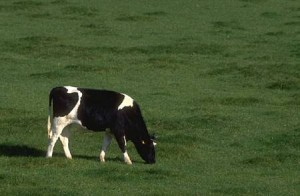
#> input picture Lab5/cow.jpg, 300 x 196 px
$ jupyter execute 24520053_BTH5.ipynb
#> lines starting #> are read from the running program, lines starting #| are printed output that depends on the picture; after the words box and inside, x2 and y2 are one past the last pixel; in counts of white or black regions, pixels touching at a corner belong together
### Lab5/GaussianMixtureModel.py
# gmm_model.py
import numpy as np


def multivariate_normal_pdf(X, mean, cov):
    D = X.shape[1]
    cov = cov + 1e-6 * np.eye(D)  # Tránh ma trận hiệp biến bị suy biến
    det = np.linalg.det(cov)
    inv = np.linalg.inv(cov)
    diff = X - mean
    exponent = -0.5 * np.sum(diff @ inv * diff, axis=1)
    return (1.0 / np.sqrt(((2 * np.pi) ** D) * det)) * np.exp(exponent)


class GaussianMixtureModel:

    def __init__(self, K, max_iters=100, tol=1e-4):
        self.K = K
        self.max_iters = max_iters
        self.tol = tol

    def fit(self, X):
        N, D = X.shape
        self.weights = np.ones(self.K) / self.K
        self.means = X[np.random.choice(N, self.K, replace=False)]
        self.covariances = np.array([np.eye(D) for _ in range(self.K)])

        old_log_likelihood = 0

        for i in range(self.max_iters):
            # E-step
            responsibilities = np.zeros((N, self.K))
            for k in range(self.K):
                responsibilities[:, k] = self.weights[
                    k] * multivariate_normal_pdf(
                        X, self.means[k], self.covariances[k])

            sum_resp = np.sum(responsibilities, axis=1, keepdims=True)
            sum_resp = np.where(sum_resp == 0, 1e-15, sum_resp)
            responsibilities /= sum_resp

            # M-step
            N_k = np.sum(responsibilities, axis=0)

            for k in range(self.K):
                if N_k[k] == 0:
                    continue
                self.means[k] = (
                    np.sum(responsibilities[:, k:k + 1] * X, axis=0) / N_k[k])
                diff = X - self.means[k]
                self.covariances[k] = (
                    diff.T @ (responsibilities[:, k:k + 1] * diff) / N_k[k])

            self.weights = N_k / N

            log_likelihood = np.sum(np.log(sum_resp))
            if np.abs(log_likelihood - old_log_likelihood) < self.tol:
                print(f"GMM hội tụ tại vòng lặp thứ: {i}")
                break
            old_log_likelihood = log_likelihood

    def predict(self, X):
        N = X.shape[0]
        responsibilities = np.zeros((N, self.K))
        for k in range(self.K):
            responsibilities[:, k] = self.weights[
                k] * multivariate_normal_pdf(X, self.means[k],
                                             self.covariances[k])
        return np.argmax(responsibilities, axis=1)

### Lab5/24520053_BTH5.ipynb
# Bài 1:

[cell 1]
import matplotlib.pyplot as plt
import numpy as np

np.random.seed(42)
n_samples = 200

mu1 = np.array([2, 2])
mu2 = np.array([8, 3])
mu3 = np.array([3, 6])
sigma = np.eye(2)

cluster1 = np.random.multivariate_normal(mu1, sigma, n_samples)
cluster2 = np.random.multivariate_normal(mu2, sigma, n_samples)
cluster3 = np.random.multivariate_normal(mu3, sigma, n_samples)

X = np.vstack((cluster1, cluster2, cluster3))


# K-means với thuật toán EM
def kmeans_em(X, K=3, max_iters=100):
    # Khởi tạo ngẫu nhiên K tâm cụm từ tập dữ liệu X
#> called with X = array of shape (600, 2), K = 3, max_iters = 100
    random_indices = np.random.choice(X.shape[0], K, replace=False)
    centroids = X[random_indices]

    for i in range(max_iters):
        #Gán nhãn cho mỗi điểm dữ liệu dựa trên khoảng cách đến các tâm cụm
        distances = np.linalg.norm(X[:, np.newaxis] - centroids, axis=2)
        labels = np.argmin(distances, axis=1)

        #Cập nhật các tâm cụm bằng cách tính trung bình của các điểm dữ liệu thuộc về mỗi cụm
        new_centroids = np.zeros_like(centroids)
        for k in range(K):
            points_in_cluster = X[labels == k]
            if len(points_in_cluster) > 0:
                new_centroids[k] = points_in_cluster.mean(axis=0)
            else:
                new_centroids[k] = X[np.random.choice(X.shape[0])]

        #Kiểm tra điều kiện hội tụ sớm
        if np.allclose(centroids, new_centroids, atol=1e-4):
            print(f"Thuật toán hội tụ tại vòng lặp thứ: {i}")
            break

        centroids = new_centroids

    return centroids, labels


# Thực thi thuật toán
centroids, labels = kmeans_em(X, K=3)
print("Các tâm cụm tìm được:\n", centroids)


#Trực quan hóa kết quả phân cụm
plt.figure(figsize=(10, 6))

plt.scatter(
    X[:, 0], X[:, 1], c=labels, cmap="viridis", s=30, alpha=0.8, label="Data points"
)

# Vẽ các tâm cụm tìm được bởi K-means
plt.scatter(
    centroids[:, 0],
    centroids[:, 1],
    c="red",
    marker=".",
    s=200,
    edgecolors="black",
    linewidths=1.5,
    label="K-means Centroids",
)

# Hiển thị nhãn tọa độ của các centroid tìm được
for i, centroid in enumerate(centroids):
    plt.text(
        centroid[0] + 0.15,
        centroid[1] + 0.15,
        f"({centroid[0]:.2f}, {centroid[1]:.2f})",
        fontsize=11,
        fontweight="bold",
        bbox=dict(facecolor="white", alpha=0.7, edgecolor="none"),
    )

plt.xlabel("X-axis")
plt.ylabel("Y-axis")
plt.legend(loc="upper right")
plt.grid(True, linestyle="--", alpha=0.5)
plt.show()
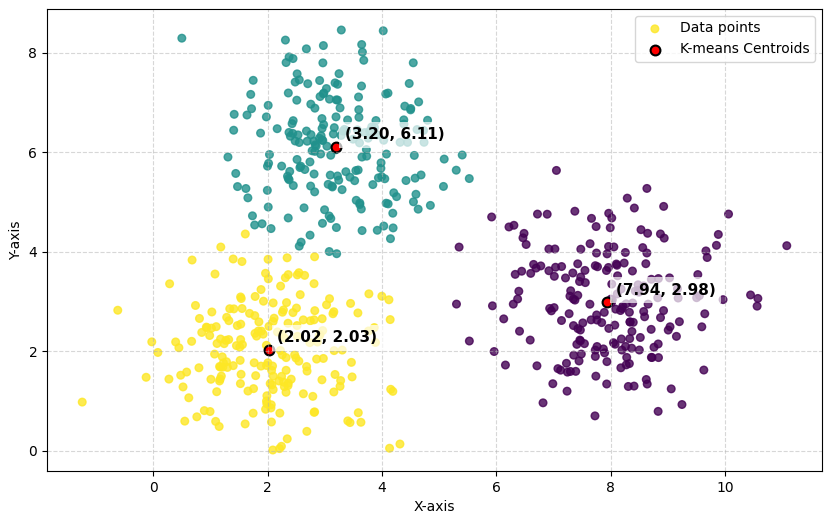
#> figure drawn by matplotlib, 1 panel

# Bài 2:

[cell 2]
import matplotlib.pyplot as plt
import numpy as np

np.random.seed(42)
n1_samples = 1200
n2_samples = 200
n3_samples = 1000

mu1 = np.array([2, 2])
mu2 = np.array([8, 3])
mu3 = np.array([3, 6])
sigma = np.eye(2)

cluster1 = np.random.multivariate_normal(mu1, sigma, n1_samples)
cluster2 = np.random.multivariate_normal(mu2, sigma, n2_samples)
cluster3 = np.random.multivariate_normal(mu3, sigma, n3_samples)

X = np.vstack((cluster1, cluster2, cluster3))


# K-means với thuật toán EM
def kmeans_em(X, K=3, max_iters=100):
    # Khởi tạo ngẫu nhiên K tâm cụm từ tập dữ liệu X
#> called with X = array of shape (2400, 2), K = 3, max_iters = 100
    random_indices = np.random.choice(X.shape[0], K, replace=False)
    centroids = X[random_indices]

    for i in range(max_iters):
        #Gán nhãn cho mỗi điểm dữ liệu dựa trên khoảng cách đến các tâm cụm
        distances = np.linalg.norm(X[:, np.newaxis] - centroids, axis=2)
        labels = np.argmin(distances, axis=1)

        #Cập nhật các tâm cụm bằng cách tính trung bình của các điểm dữ liệu thuộc về mỗi cụm
        new_centroids = np.zeros_like(centroids)
        for k in range(K):
            points_in_cluster = X[labels == k]
            if len(points_in_cluster) > 0:
                new_centroids[k] = points_in_cluster.mean(axis=0)
            else:
                new_centroids[k] = X[np.random.choice(X.shape[0])]

        #Kiểm tra điều kiện hội tụ sớm
        if np.allclose(centroids, new_centroids, atol=1e-4):
            print(f"Thuật toán hội tụ tại vòng lặp thứ: {i}")
            break

        centroids = new_centroids

    return centroids, labels


# Thực thi thuật toán
centroids, labels = kmeans_em(X, K=3)
print("Các tâm cụm tìm được:\n", centroids)


#Trực quan hóa kết quả phân cụm
plt.figure(figsize=(10, 6))

plt.scatter(
    X[:, 0], X[:, 1], c=labels, cmap="viridis", s=30, alpha=0.8, label="Data points"
)

# Vẽ các tâm cụm tìm được bởi K-means
plt.scatter(
    centroids[:, 0],
    centroids[:, 1],
    c="red",
    marker=".",
    s=200,
    edgecolors="black",
    linewidths=1.5,
    label="K-means Centroids",
)

# Hiển thị nhãn tọa độ của các centroid tìm được
for i, centroid in enumerate(centroids):
    plt.text(
        centroid[0] + 0.15,
        centroid[1] + 0.15,
        f"({centroid[0]:.2f}, {centroid[1]:.2f})",
        fontsize=11,
        fontweight="bold",
        bbox=dict(facecolor="white", alpha=0.7, edgecolor="none"),
    )

plt.xlabel("X-axis")
plt.ylabel("Y-axis")
plt.legend(loc="upper right")
plt.grid(True, linestyle="--", alpha=0.5)
plt.show()
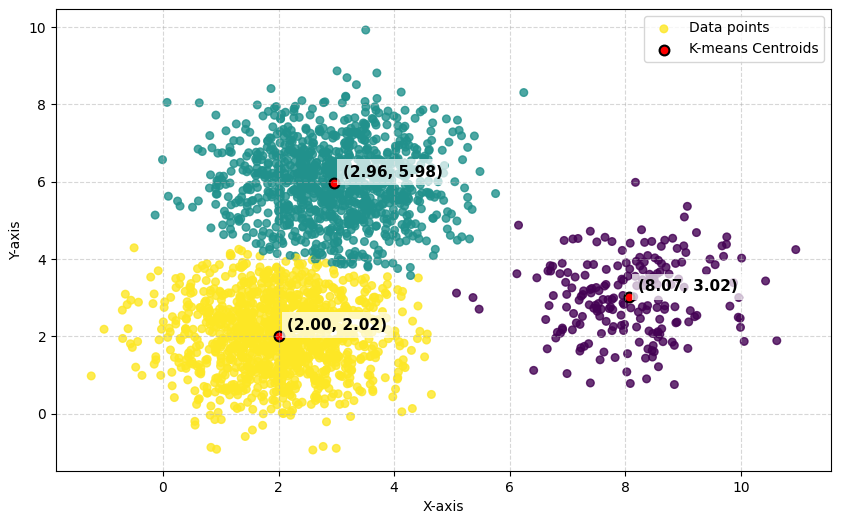
#> figure drawn by matplotlib, 1 panel

# Bài 3:

[cell 3]
import matplotlib.pyplot as plt
import numpy as np

np.random.seed(42)
n_samples = 200

mu1 = np.array([2, 2])
mu2 = np.array([8, 3])
mu3 = np.array([3, 6])

sigma1 = np.eye(2)
sigma2 = np.array([[10, 0], [0, 1]])

cluster1 = np.random.multivariate_normal(mu1, sigma1, n_samples)
cluster2 = np.random.multivariate_normal(mu2, sigma1, n_samples)
cluster3 = np.random.multivariate_normal(mu3, sigma2, n_samples)

X = np.vstack((cluster1, cluster2, cluster3))


# K-means với thuật toán EM
def kmeans_em(X, K=3, max_iters=100):
    # Khởi tạo ngẫu nhiên K tâm cụm từ tập dữ liệu X
#> called with X = array of shape (600, 2), K = 3, max_iters = 100
    random_indices = np.random.choice(X.shape[0], K, replace=False)
    centroids = X[random_indices]

    for i in range(max_iters):
        #Gán nhãn cho mỗi điểm dữ liệu dựa trên khoảng cách đến các tâm cụm
        distances = np.linalg.norm(X[:, np.newaxis] - centroids, axis=2)
        labels = np.argmin(distances, axis=1)

        #Cập nhật các tâm cụm bằng cách tính trung bình của các điểm dữ liệu thuộc về mỗi cụm
        new_centroids = np.zeros_like(centroids)
        for k in range(K):
            points_in_cluster = X[labels == k]
            if len(points_in_cluster) > 0:
                new_centroids[k] = points_in_cluster.mean(axis=0)
            else:
                new_centroids[k] = X[np.random.choice(X.shape[0])]

        #Kiểm tra điều kiện hội tụ sớm
        if np.allclose(centroids, new_centroids, atol=1e-4):
            print(f"Thuật toán hội tụ tại vòng lặp thứ: {i}")
            break

        centroids = new_centroids

    return centroids, labels


# Thực thi thuật toán
centroids, labels = kmeans_em(X, K=3)
print("Các tâm cụm tìm được:\n", centroids)


#Trực quan hóa kết quả phân cụm
plt.figure(figsize=(10, 6))

plt.scatter(
    X[:, 0], X[:, 1], c=labels, cmap="viridis", s=30, alpha=0.8, label="Data points"
)

# Vẽ các tâm cụm tìm được bởi K-means
plt.scatter(
    centroids[:, 0],
    centroids[:, 1],
    c="red",
    marker=".",
    s=200,
    edgecolors="black",
    linewidths=1.5,
    label="K-means Centroids",
)

# Hiển thị nhãn tọa độ của các centroid tìm được
for i, centroid in enumerate(centroids):
    plt.text(
        centroid[0] + 0.15,
        centroid[1] + 0.15,
        f"({centroid[0]:.2f}, {centroid[1]:.2f})",
        fontsize=11,
        fontweight="bold",
        bbox=dict(facecolor="white", alpha=0.7, edgecolor="none"),
    )

plt.xlabel("X-axis")
plt.ylabel("Y-axis")
plt.legend(loc="upper right")
plt.grid(True, linestyle="--", alpha=0.5)
plt.show()
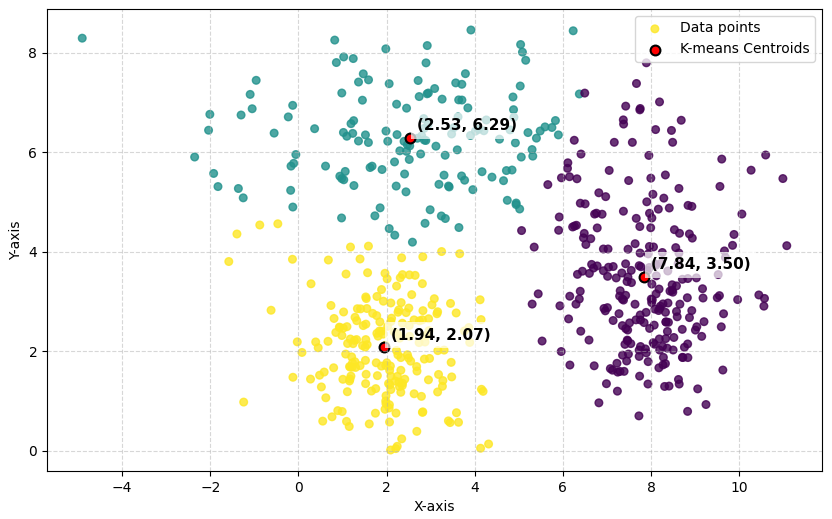
#> figure drawn by matplotlib, 1 panel

# Gaussian Mixture Model

[cell 4]
import matplotlib.pyplot as plt
import numpy as np
from PIL import Image
from GaussianMixtureModel import GaussianMixtureModel

path = "cow.jpg"
img = Image.open(path).convert("RGB")
#> img is the input picture: PIL image 300x196 RGB; mean R, G, B 68, 84.9, 47.4
img_np = np.array(img)
h, w, c = img_np.shape
#> h = 196; w = 300; c = 3

# Biến đổi thành mảng (N, 3) để GMM học cả 3 màu cùng lúc
X_pixels = img_np.reshape(-1, 3).astype(np.float64)

gmm = GaussianMixtureModel(K=2, max_iters=100)
gmm.fit(X_pixels)
#> in fit, `self.means = X[np.random.choice(N, self.K, replace=False)]`: self.means = [[64, 85, 46], [73, 91, 49]]
#> the loop in fit, `for i in range(self.max_iters):` made 20 passes
#> (N_k, self.weights, log_likelihood, old_log_likelihood) on passes 2 to 11: ([28660.3, 30139.7], [0.487, 0.513], -1050524.2, -1050524.2), ([21285.4, 37514.6], [0.362, 0.638], -580471.4, -580471.4), ([15152.9, 43647.1], [0.258, 0.742], -557415.4, -557415.4), ([11095.7, 47704.3], [0.189, 0.811], -545796, -545796), ([9034.1, 49765.9], [0.154, 0.846], -540242.3, -540242.3), ([8123, 50677], [0.138, 0.862], -538293.2, -538293.2), ([7707.7, 51092.3], [0.131, 0.869], -537625.9, -537625.9), ([7509.7, 51290.3], [0.128, 0.872], -537414.4, -537414.4), ([7413.3, 51386.7], [0.126, 0.874], -537355.4, -537355.4), ([7365.6, 51434.4], [0.125, 0.875], -537339.7, -537339.7)
#> (N_k, self.weights, log_likelihood, old_log_likelihood) on pass 1: ([23102.8, 29623.2], [0.393, 0.504], -4557364.9, -4557364.9)
#> after the loop in fit, `for i in range(self.max_iters):`: self.means = [[62.82, 64.1, 49.86], [68.74, 87.82, 47.02]]
labels = gmm.predict(X_pixels)
#> the loop in predict, `for k in range(self.K):` made 2 passes
#> det in multivariate_normal_pdf on passes 1 to 2: 15157545.4, 2900.6
#> after the loop in predict, `for k in range(self.K):`: responsibilities = 58800 pairs, first value 8.29e-13 to 2.02e-06, second value 7.8e-159 to 0.000894

mask = labels.reshape(h, w)
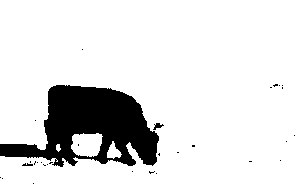
#> mask: shape (196, 300) int64; values 0 (black) and 1 (white), 87.7% white; 31 black regions (28 under 20 px), largest, box (x1, y1, x2, y2) and area: (0, 85, 159, 167) 7087, (153, 123, 164, 130) 38, (22, 163, 33, 166) 22
bg_cluster_idx = np.argmax(np.bincount(labels))
#> bg_cluster_idx = 1

# Tạo ảnh kết quả từ ảnh màu gốc
filtered_image = img_np.copy()
filtered_image[mask == bg_cluster_idx] = [0, 0, 0]
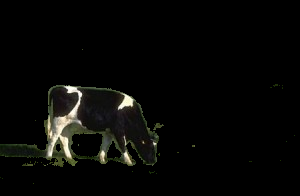
#> filtered_image: shape (196, 300, 3); mean R, G, B 7.7, 7.8, 6.1

# Xuất ra file ảnh đã tách nền
output_image = Image.fromarray(filtered_image)
output_image.save("cow_filtered.png")
print("Đã tách nền thành công! Ảnh được lưu với tên: cow_filtered.png")

fig, axes = plt.subplots(1, 3, figsize=(18, 6))

axes[0].imshow(img_np)
axes[0].set_title("1. Original Color Image", fontsize=12)
axes[0].axis("off")

axes[1].imshow(mask, cmap="coolwarm")
axes[1].set_title("2. RGB GMM Mask (No Holes)", fontsize=12)
axes[1].axis("off")

axes[2].imshow(filtered_image)
axes[2].set_title("3. Perfect Background Filtered", fontsize=12)
axes[2].axis("off")

plt.tight_layout()
plt.show()
